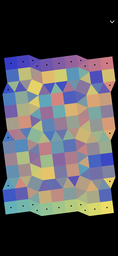
#> input picture imgs/confusion_14_001.png, 118 x 256 px, shrunk from 1080 x 2340 before the run
$ python -i board.py   (imports and definitions only)
#> lines starting #> are read from the running program, lines starting #| are printed output that depends on the picture; after the words box and inside, x2 and y2 are one past the last pixel; in counts of white or black regions, pixels touching at a corner belong together
### src/img_utils.py
import cv2
import numpy as np
import pathlib
from PIL import Image
import matplotlib.pyplot as plt
from src.alias_types import Color
from src.vision_utils import Anchor


def display_img(img: np.array) -> None:
    plt.imshow(img)
    plt.show()


def load_img(filename: pathlib.Path) -> np.array:
#> called with filename = '../imgs/confusion_14_001.png'
    return np.clip(np.asarray(Image.open(filename)), 0, 255)
#> returned value is the input picture: shape (256, 118, 3); mean R, G, B 82.3, 81.2, 85


# [88 lines left out: functions apply_anchors, draw_lerped_pieces, draw_lerped_pieces_from_points, plot_point, draw_line, not called in this run]

### src/vision_utils.py
from typing import Self

import cv2
import numpy as np
import tqdm as tqdm

from src import img_utils
from alias_types import Color
import pathlib
from dataclasses import dataclass


@dataclass
class Point:
    x: int
    y: int


@dataclass
class Anchor(Point):
    radius: float
    color: Color = None

    # [11 lines left out: function linear_interpolate, not called in this run]


def find_anchors(img: np.array) -> list[Anchor]:
    gray = cv2.cvtColor(img, cv2.COLOR_RGB2GRAY)
    ret, thresh = cv2.threshold(gray, 0, 50, cv2.THRESH_BINARY_INV)
    contours, _ = cv2.findContours(thresh, cv2.RETR_TREE, cv2.CHAIN_APPROX_SIMPLE)

    anchors = [contour for contour in contours if 70 <= cv2.contourArea(contour) <= 85]
    points = [cv2.minEnclosingCircle(anchor) for anchor in anchors]
    points = [Anchor(int(anchor[0][0]), int(anchor[0][1]), int(anchor[1])) for anchor in points]
    return points


def approximate_contour(contour: np.array, arc_length_percent: float = .01) -> np.array:
    if arc_length_percent <= 0:
        return contour
    epsilon = arc_length_percent * cv2.arcLength(contour, True)
    approximated_contour = cv2.approxPolyDP(contour, epsilon, True)
    return approximated_contour


def _find_contour(masked_img: np.array, arc_length_percent: float = .01) -> tuple[np.array]:
    gray = cv2.cvtColor(masked_img, cv2.COLOR_RGB2GRAY)
    contours, hierarchy = cv2.findContours(gray, cv2.RETR_TREE, cv2.CHAIN_APPROX_SIMPLE)
    parent_hierarchies = np.reshape(hierarchy[:, :, 3] == -1, (-1,))

    valid_contours = []
    for contour, parent_hierarchy in zip(contours, parent_hierarchies):
        if parent_hierarchy:
            valid_contours.append(approximate_contour(contour, arc_length_percent))

    return tuple(valid_contours)


def find_contours(img: np.array, arc_length_percent: float = .01) -> tuple[np.array]:
    contours = []
    colors = np.unique(np.reshape(img, (-1, img.shape[2])), axis=0)
    for color in tqdm.tqdm(colors):
        if all(channel == 0 for channel in color):
            continue
        fuzziness = 5
        lower_bound_color = np.array([np.clip(channel - fuzziness, 0, 255) for channel in color])
        if all(channel == 0 for channel in lower_bound_color):
            continue
        upper_bound_color = np.array([np.clip(channel + fuzziness, 0, 255) for channel in color])
        mask = cv2.inRange(img, lower_bound_color, upper_bound_color)
        if np.count_nonzero(mask) < 256:
            continue
        contours.extend(_find_contour(cv2.bitwise_and(img, img, mask=mask), arc_length_percent=arc_length_percent))
    return contours


def sample_color(img: np.array, point: Anchor) -> Color:
    location = [point.x + int(point.radius * 1.75), point.y]
    return img[*location[::-1]]


def assign_colors_to_anchors(img: np.array, anchors: list[Anchor]) -> None:
    for anchor in anchors:
        anchor.color = sample_color(img, anchor)


# [12 lines left out: function main, not called in this run]


# [2 lines that do not run on import are left out]

### src/board.py
import logging
import pathlib
from dataclasses import dataclass
from typing import Self

import cv2
import numpy as np

from src import img_utils, vision_utils, geometry_utils
from src.vision_utils import Anchor, Point
from src.alias_types import Color
from src.geometry_utils import line_intersection
from functools import cached_property


def lerp(a: float, b: float, t_: float) -> float:
    return a * (1 - t_) + b * t_


@dataclass
class Piece:
    center: Point
    color: Color
    contour: tuple[np.array]
    is_anchor: bool
    verified: bool = False

    def __eq__(self, other: Self) -> bool:
        return self.center.x == other.center.x and self.center.y == other.center.y

    @cached_property
    def area(self):
        return cv2.contourArea(self.contour)

    @property
    def pos(self) -> tuple[int, int]:
        return self.center.x, self.center.y

    @property
    def x(self) -> int:
        return self.center.x

    @property
    def y(self) -> int:
        return self.center.y

    # [13 lines left out: function is_same_shape, not called in this run]


@dataclass
class LinePieces:
    pieces: tuple[Piece, Piece]

    # [6 lines left out: function slope, not called in this run]

    @property
    def b(self) -> float:
        return self.pieces[0].y - self.slope * self.pieces[0].x

    def eval(self, x: float) -> float:
        return self.slope * x + self.b

    def color_at(self, t: float) -> Color:
        c_a, c_b = self.pieces[0].color, self.pieces[1].color
        return tuple(int(lerp(channel_a, channel_b, t)) for channel_a, channel_b in zip(c_a, c_b))

    # [6 lines left out: function point_of_intersection, not called in this run]

    def t_to_point(self, t: float) -> tuple[float, float]:
        x, y = lerp(self.pieces[0].x, self.pieces[1].x, t), lerp(self.pieces[0].y, self.pieces[1].y, t)
        return x, y


class Board:
    def __init__(self, filename: pathlib.Path) -> None:
        self.original_img = img_utils.load_img(filename)
        self.current_img = self.original_img.copy()
        self.grayscale_img = cv2.cvtColor(self.original_img, cv2.COLOR_RGB2GRAY)
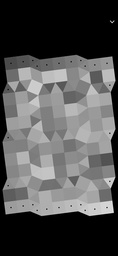
#> self.grayscale_img: shape (256, 118); min 0, max 231, mean 82
        self.pieces = self.initialize_pieces()

    @cached_property
    def anchors(self) -> list[Piece]:
        return [piece for piece in self.pieces if piece.is_anchor]

    @property
    def floating_pieces(self) -> list[Piece]:
        return [piece for piece in self.pieces if not piece.is_anchor and not piece.verified]

    @property
    def is_solved(self) -> bool:
        return len(self.floating_pieces) == 0

    def initialize_pieces(self) -> list[Piece]:
        logging.info('Initializing pieces...')
        contours = vision_utils.find_contours(self.original_img)
#> the loop in find_contours, `for color in tqdm.tqdm(colors):` made 7807 passes
#> (color, lower_bound_color) on passes 2 to 4: ([0, 0, 1], [0, 0, 0]), ([0, 0, 2], [0, 0, 0]), ([0, 1, 0], [0, 0, 0])
        anchors = vision_utils.find_anchors(self.original_img)
#> in find_anchors, `ret, thresh = cv2.threshold(gray, 0, 50, cv2.THRESH_BINARY_INV)`:
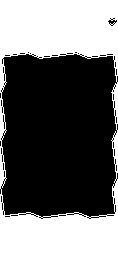
#> thresh: shape (256, 118); values 0 (black) and 50 (white), 41.2% white; 1 white region, box (x1, y1, x2, y2) and area: (0, 0, 118, 256) 12437
        pieces = []
        for contour in contours:
            (x, y), radius = cv2.minEnclosingCircle(contour)

            if radius < 5:
                continue

            color = self.original_img[int(y), int(x), :]
            # TODO: could optimize this line
            anchor = next((anchor for anchor in anchors
                          if cv2.pointPolygonTest(contour, (anchor.x, anchor.y), False) == 1), None)

            if anchor:
                # grab color offset by bubble
                color = self.original_img[int(y) + 12, int(x), :]
            new_piece = Piece(center=Point(int(x), int(y)), color=color, is_anchor=anchor is not None, contour=contour)
            if new_piece not in pieces:
                pieces.append(new_piece)
#> this loop made 1529 passes
#> contour on passes 1 to 3: [[92, 217], [97, 217]], [[87, 217], [88, 217], [89, 218], [88, 217]], [[85, 216]]
        return pieces

    # [4 lines left out: function get_basis_lines, not called in this run]

    def display(self) -> None:
        img_utils.display_img(self.current_img)

    # [101 lines left out: functions draw_pieces, draw_piece, draw_same_shapes, draw_interpolated_colors, draw_interpolated_points_of_interest, draw_basis_pieces and 3 more, not called in this run]

    def screen_coordinate_to_color(self, x: int, y: int):
        color, basis_lines = self.sample_color(x, y)
        return color, basis_lines

    def color_to_screen_coordinate(self, color: Color) -> tuple[int, int]:
        raise NotImplementedError()

>>> result = Board('../imgs/confusion_14_001.png').initialize_pieces()
#> the loop in find_contours (call 2), `for color in tqdm.tqdm(colors):` made 7807 passes
#> color on passes 1 to 3: [0, 0, 0], [0, 0, 1], [0, 0, 2]
#> the loop in initialize_pieces (call 2), `for contour in contours:` made 1529 passes

$ run again, on imgs/confusion_16_001.png
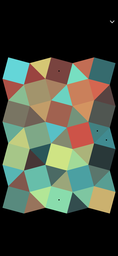
#> input picture imgs/confusion_16_001.png, 118 x 256 px, shrunk from 1080 x 2340 before the run
#> in load_img, returned value is the input picture: shape (256, 118, 3); mean R, G, B 70.1, 77, 63.3
#> in __init__, `self.grayscale_img = cv2.cvtColor(self.original_img, cv2.COLOR_RGB2GRAY)`:
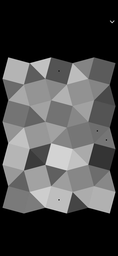
#> self.grayscale_img: shape (256, 118); min 0, max 221, mean 73.4
#> the loop in find_contours, `for color in tqdm.tqdm(colors):` made 4140 passes
#> (color, lower_bound_color) on passes 2 to 4: ([0, 0, 1], [0, 0, 0]), ([0, 1, 0], [0, 0, 0]), ([0, 1, 1], [0, 0, 0])
#> in find_anchors, `ret, thresh = cv2.threshold(gray, 0, 50, cv2.THRESH_BINARY_INV)`:
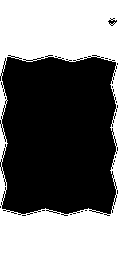
#> thresh: shape (256, 118); values 0 (black) and 50 (white), 43.8% white; 1 white region, box (x1, y1, x2, y2) and area: (0, 0, 118, 256) 13230
#> the loop in initialize_pieces, `for contour in contours:` made 3690 passes
#> contour on passes 1 to 3: [[108, 215], [109, 215]], [[22, 215], [25, 215]], [[70, 214], [71, 214]]
#> the loop in find_contours (call 2), `for color in tqdm.tqdm(colors):` made 4140 passes
#> color on passes 1 to 3: [0, 0, 0], [0, 0, 1], [0, 1, 0]
#> the loop in initialize_pieces (call 2), `for contour in contours:` made 3690 passes

$ run again, on imgs/confusion_7_002.png
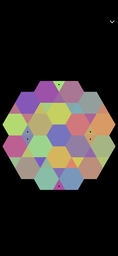
#> input picture imgs/confusion_7_002.png, 118 x 256 px, shrunk from 1080 x 2340 before the run
#> in load_img, returned value is the input picture: shape (256, 118, 3); mean R, G, B 52.5, 47.3, 44.3
#> in __init__, `self.grayscale_img = cv2.cvtColor(self.original_img, cv2.COLOR_RGB2GRAY)`:
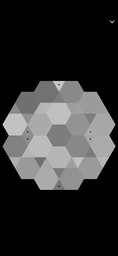
#> self.grayscale_img: shape (256, 118); min 0, max 212, mean 48.5
#> colors = 2439 rows, first 8: [0, 0, 0], [0, 0, 1], [0, 1, 0], [0, 1, 1], [1, 0, 0], [1, 0, 1], [1, 1, 0], [1, 1, 1]
#> the loop in find_contours, `for color in tqdm.tqdm(colors):` made 2439 passes
#> (color, lower_bound_color) on passes 2 to 4: ([0, 0, 1], [0, 0, 0]), ([0, 1, 0], [0, 0, 0]), ([0, 1, 1], [0, 0, 0])
#> after the loop in find_contours, `for color in tqdm.tqdm(colors):`: contours = 2145 contours, 1415 with area under 20; largest, box (x1, y1, x2, y2) and area: (66, 135, 90, 157) 356, (66, 135, 90, 157) 356, (28, 113, 52, 135) 353, (28, 113, 52, 135) 353, (28, 113, 52, 135) 353
#> in find_anchors, `ret, thresh = cv2.threshold(gray, 0, 50, cv2.THRESH_BINARY_INV)`:
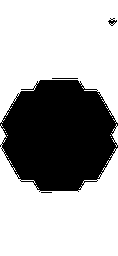
#> thresh: shape (256, 118); values 0 (black) and 50 (white), 66.6% white; 4 black regions (1 under 20 px)
#> in find_anchors, `contours, _ = cv2.findContours(thresh, cv2.RETR_TREE, cv2.CHAIN_APPROX..`: contours = 61 contours, 52 with area under 20; largest, box (x1, y1, x2, y2) and area: (0, 0, 118, 123) 10622, (0, 124, 118, 256) 8946, (111, 124, 118, 147) 55, (51, 77, 79, 80) 52, (107, 19, 118, 25) 33
#> in find_anchors, `anchors = [contour for contour in contours if 70 <= cv2.contourArea(co..`: anchors = []
#> the loop in initialize_pieces, `for contour in contours:` made 2145 passes
#> (x, y, radius) on passes 10, 11, 23: (112.1, 21.07, 4.07), (112, 18, 2), (112.1, 21.07, 4.07)
#> after the loop in initialize_pieces, `for contour in contours:`: pieces = 90 items
#> the loop in find_contours (call 2), `for color in tqdm.tqdm(colors):` made 2439 passes
#> the loop in initialize_pieces (call 2), `for contour in contours:` made 2145 passes
#> contour on passes 9, 22, 33: [[52, 78], [77, 78]], [[52, 78], [77, 78]], [[52, 78], [77, 78]]
